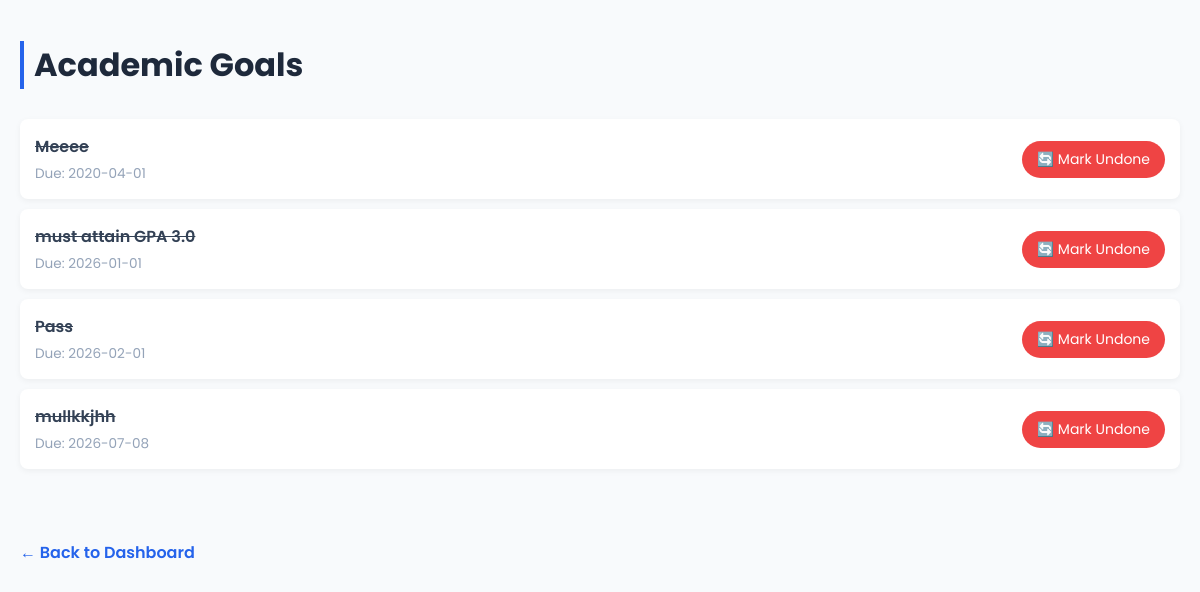
Before: /goals with the older database file.
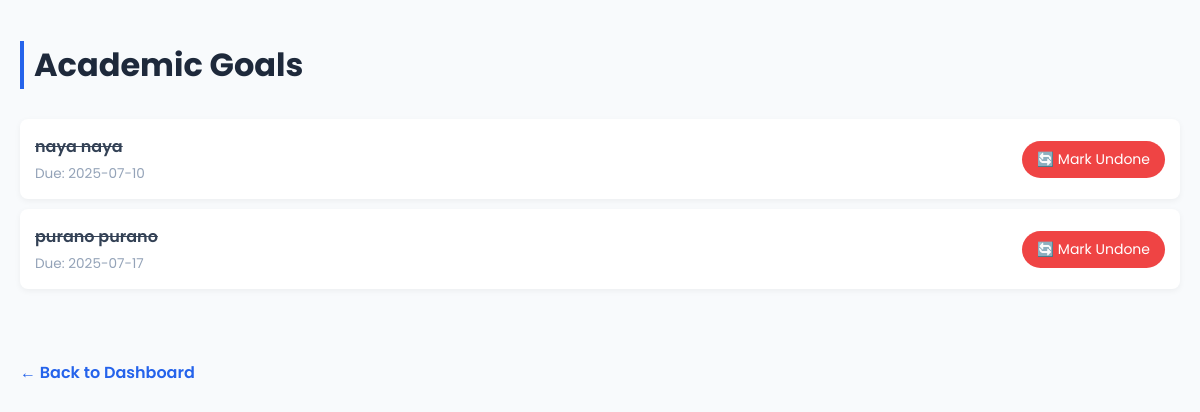
After: the same page with the newer database file.
### app.py (models this page shows)
class Goal(db.Model):
    id = db.Column(db.Integer, primary_key=True)
    description = db.Column(db.String(200), nullable=False)
    is_done = db.Column(db.Boolean, default=False)
    due_date = db.Column(db.Date)

### app.py (the view)
@app.route('/goals')
def view_goals():
    goals = Goal.query.order_by(Goal.due_date).all()
    return render_template('view_goals.html', goals=goals)

### templates/view_goals.html (shortened to what this page needs)
<!DOCTYPE html>
<html>
<head>
</head>
<body>
  <h1>Academic Goals</h1>
  <ul>
    {% for goal in goals %}
      <li>
        <div class="goal-content">
          <span class="goal-description {{ 'done' if goal.is_done else '' }}">
            {{ goal.description }}
          </span>
          <span class="goal-due-date">Due: {{ goal.due_date.strftime('%Y-%m-%d') }}</span>
        </div>
        <a href="{{ url_for('toggle_goal', goal_id=goal.id) }}" class="toggle-btn {% if goal.is_done %}done-btn{% endif %}">
          {% if goal.is_done %}
            <span>🔄 Mark Undone</span>
          {% else %}
            <span>✅ Mark Done</span>
          {% endif %}
        </a>
      </li>
    {% else %}
      <li>No goals added yet.</li>
    {% endfor %}
  </ul>
  <br>
  <a href="/" class="back-link">← Back to Dashboard</a>
</body>
</html>

### templates/view_goals.html (style rules this page uses)
body { font-family: 'Poppins', sans-serif; background-color: #f8fafc; margin: 0; padding: 20px; }
h1 { color: #1e293b; border-left: 4px solid #2563eb; padding-left: 10px; margin-bottom: 30px; }
ul { list-style-type: none; padding: 0; }
li { background: #ffffff; padding: 15px; margin: 10px 0; border-radius: 8px; box-shadow: 0 2px 6px rgba(0,0,0,0.05); display: flex; justify-content: space-between; align-items: center; transition: all 0.2s ease-in-out; }
.goal-content { display: flex; flex-direction: column; }
.done { text-decoration: line-through; color: #6b7280; }
.goal-description { font-weight: 600; color: #334155; }
.goal-due-date { font-size: 0.85em; color: #94a3b8; margin-top: 5px; }
a.toggle-btn { text-decoration: none; background: #10b981; color: white; padding: 8px 15px; border-radius: 20px; font-size: 14px; transition: background 0.3s ease; display: flex; align-items: center; gap: 5px; }
a.toggle-btn.done-btn { background: #ef4444; }
.back-link { text-decoration: none; font-weight: 600; color: #2563eb; margin-top: 30px; display: inline-block; }

Changed rows visible on the page:
removed Goal: description "Meeee", due_date "2020-04-01", is_done "🔄 Mark Undone"
removed Goal: description "must attain GPA 3.0", due_date "2026-01-01", is_done "🔄 Mark Undone"
removed Goal: description "Pass", due_date "2026-02-01", is_done "🔄 Mark Undone"
removed Goal: description "mullkkjhh", due_date "2026-07-08", is_done "🔄 Mark Undone"
added Goal: description "naya naya", due_date "2025-07-10", is_done "🔄 Mark Undone"
added Goal: description "purano purano", due_date "2025-07-17", is_done "🔄 Mark Undone"
